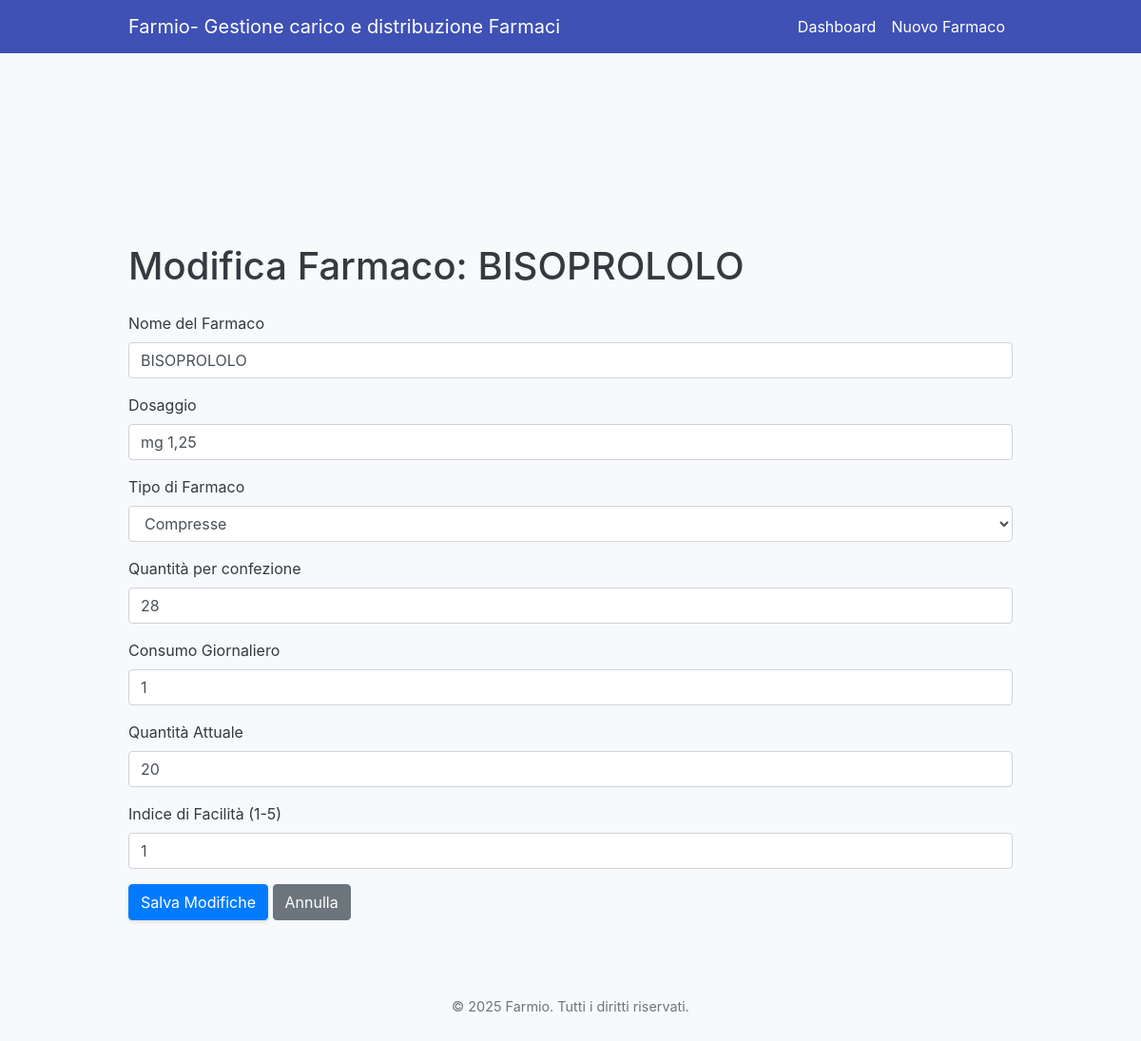
Page /modifica_farmaco/1 on the committed database.
### farmiomodels.py (models this page shows, shortened)
class Farmaco(db.Model):
    id = db.Column(db.Integer, primary_key=True)
    nome = db.Column(db.String(100), nullable=False)
    dosaggio = db.Column(db.String(50))
    tipo_farmaco = db.Column(db.String(50))
    quantita_contenuto = db.Column(db.Integer)
    consumo_giornaliero = db.Column(db.Integer)
    quantita_attuale = db.Column(db.Integer)
    ultima_verifica = db.Column(db.DateTime, default=datetime.now(UTC))
    indice_facilita = db.Column(db.Integer, default=2)

### farmio.py (the view, shortened to what this page needs)
@app.route('/modifica_farmaco/<int:farmaco_id>', methods=['GET', 'POST'])
def modifica_farmaco(farmaco_id):
    farmaco = Farmaco.query.get_or_404(farmaco_id)
    tipi_farmaco = TIPI_FARMACO
    return render_template('modifica_farmaco.html', farmaco=farmaco, tipi_farmaco=tipi_farmaco)

### templates/modifica_farmaco.html (shortened to what this page needs)
<!DOCTYPE html>
<html lang="it">
<head>
    <link href="https://stackpath.bootstrapcdn.com/bootstrap/4.5.2/css/bootstrap.min.css" rel="stylesheet">
    <link rel="stylesheet" href="{{ url_for('static', filename='style.css') }}">
</head>
<body>
    {% include 'nav.html' %}
    <div class="container mt-5 pt-5">
        <h1 class="mb-4">Modifica Farmaco: {{ farmaco.nome }}</h1>
        <form method="POST">
            <div class="form-group">
                <label for="nome">Nome del Farmaco</label>
                <input type="text" class="form-control" id="nome" name="nome" value="{{ farmaco.nome }}" required>
            </div>
            <div class="form-group">
                <label for="dosaggio">Dosaggio</label>
                <input type="text" class="form-control" id="dosaggio" name="dosaggio" value="{{ farmaco.dosaggio }}">
            </div>
            <div class="form-group">
                <label for="tipo_farmaco">Tipo di Farmaco</label>
                <select class="form-control" id="tipo_farmaco" name="tipo_farmaco" required>
                    {% for tipo in tipi_farmaco %}
                        <option value="{{ tipo }}" {% if tipo == farmaco.tipo_farmaco %}selected{% endif %}>{{ tipo.capitalize() }}</option>
                    {% endfor %}
                </select>
            </div>
            <div class="form-group">
                <label for="quantita_contenuto">Quantità per confezione</label>
                <input type="number" class="form-control" id="quantita_contenuto" name="quantita_contenuto" value="{{ farmaco.quantita_contenuto }}" required>
            </div>
            <div class="form-group">
                <label for="consumo_giornaliero">Consumo Giornaliero</label>
                <input type="number" class="form-control" id="consumo_giornaliero" name="consumo_giornaliero" value="{{ farmaco.consumo_giornaliero }}" required>
            </div>
            <div class="form-group">
                <label for="quantita_attuale">Quantità Attuale</label>
                <input type="number" class="form-control" id="quantita_attuale" name="quantita_attuale" value="{{ farmaco.quantita_attuale }}" required>
            </div>
            <div class="form-group">
                <label for="indice_facilita">Indice di Facilità (1-5)</label>
                <input type="number" class="form-control" id="indice_facilita" name="indice_facilita" value="{{ farmaco.indice_facilita }}" min="1" max="5" required>
            </div>
            <button type="submit" class="btn btn-primary">Salva Modifiche</button>
            <a href="{{ url_for('dettaglio_farmaco', farmaco_id=farmaco.id) }}" class="btn btn-secondary">Annulla</a>
        </form>
    </div>
    <footer class="footer">
        <div class="container">
            <p>&copy; 2025 Farmio. Tutti i diritti riservati.</p>
        </div>
    </footer>
</body>
</html>

### static/style.css (style rules this page uses)
body { padding-top: 10rem; font-family: -apple-system, BlinkMacSystemFont, "Segoe UI", Roboto, "Helvetica Neue", Arial, sans-serif; background-color: #f8f9fa; color: #343a40; }
.container { max-width: 960px; }
.btn-primary, .btn-success, .btn-danger, .btn-warning { box-shadow: 0 2px 4px rgba(0, 0, 0, 0.1); transition: transform 0.2s; }
.footer { text-align: center; padding: 2rem 0; margin-top: 3rem; color: #6c757d; font-size: 0.9rem; }

### rows in the picture
Farmaco: nome "BISOPROLOLO", dosaggio "mg 1,25", tipo_farmaco "Compresse", quantita_contenuto "28", consumo_giornaliero "1", quantita_attuale "20", indice_facilita "1"
